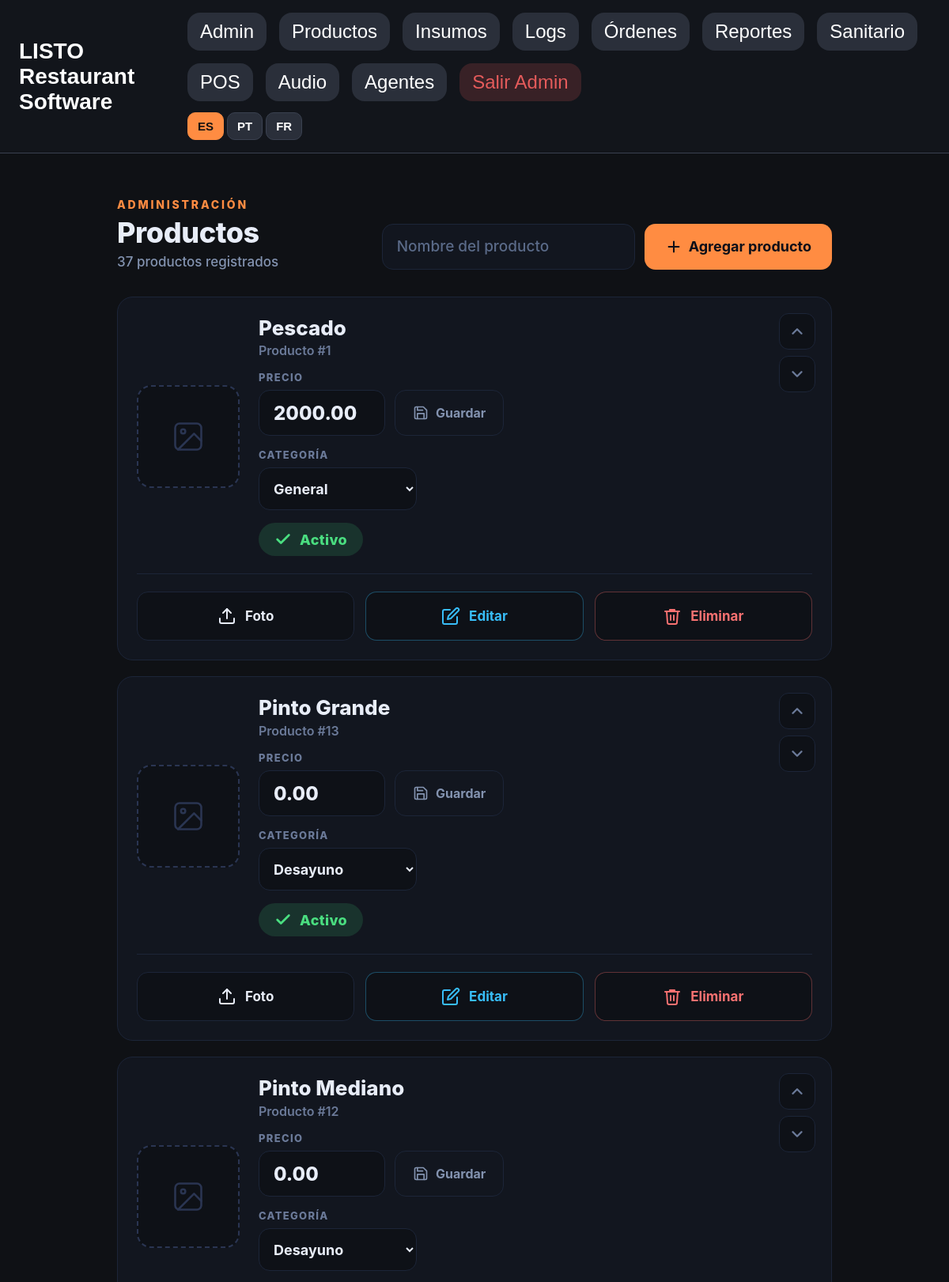
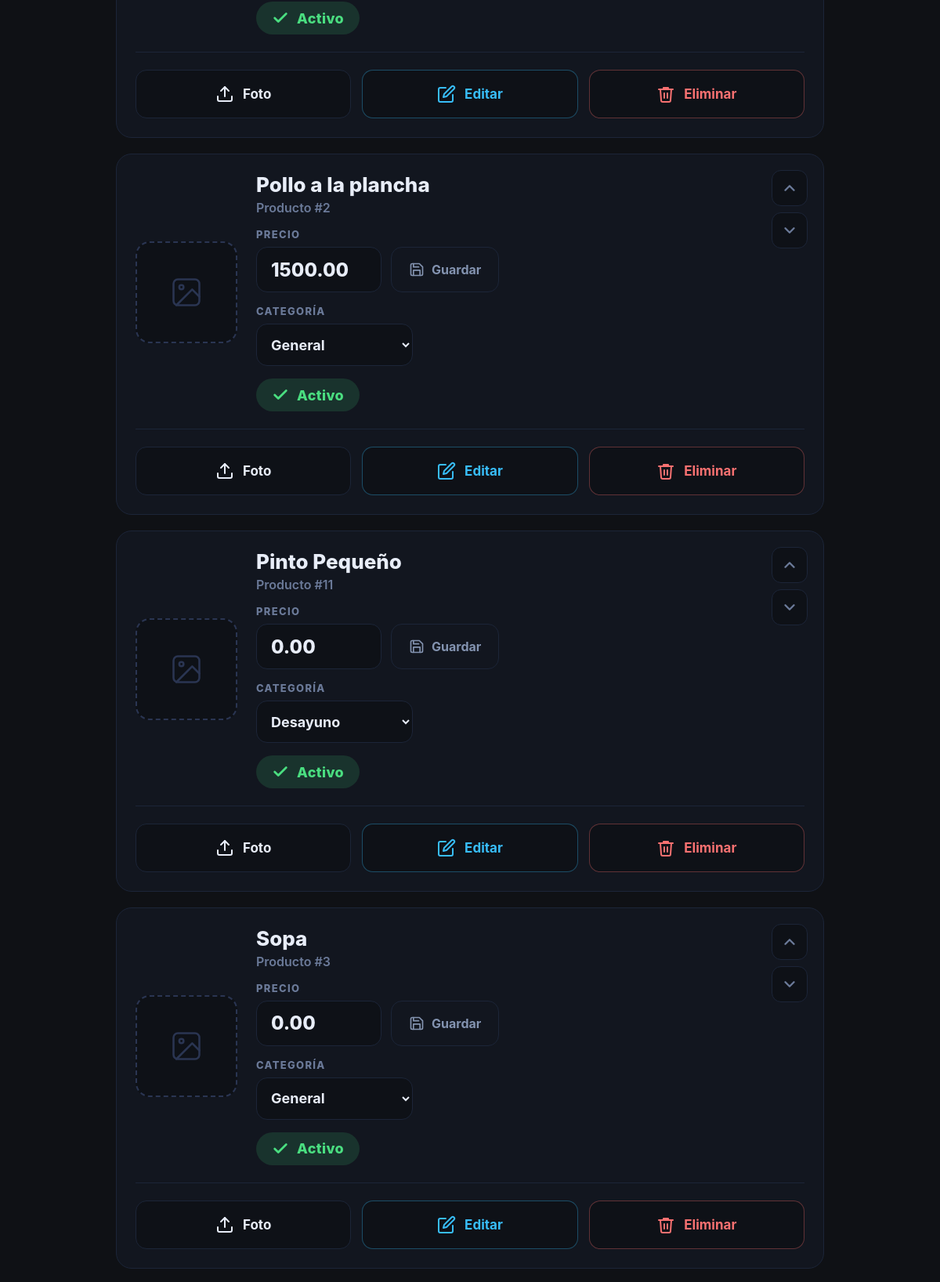
/admin/products (signed in, upper part), run on the app's committed database (2 pictures, top to bottom).
### app/models.py (models this page shows)
class Product(Base):
    __tablename__ = "products"
    id: Mapped[int] = mapped_column(Integer, primary_key=True, index=True)
    name: Mapped[str] = mapped_column(String(200), unique=True, nullable=False)
    active: Mapped[bool] = mapped_column(Boolean, default=True)
    display_order: Mapped[int] = mapped_column(Integer, default=0)
    image_path: Mapped[str | None] = mapped_column(String(300), nullable=True)
    price: Mapped[float] = mapped_column(Float, default=0)
    category: Mapped[str] = mapped_column(String(40), default="General")
    created_at: Mapped[datetime] = mapped_column(DateTime, default=cr_now)

### app/routes/web.py (the view)
@router.get("/admin/products")
def admin_products(request: Request, db: Session = Depends(get_db)):
    if not require_admin(request):
        return RedirectResponse(url="/admin/login")
    products = db.query(Product).order_by(Product.display_order.asc(), Product.name.asc()).all()
    return templates.TemplateResponse("admin_products.html", {"request": request, "products": products, "categories": PRODUCT_CATEGORIES, "page_title": "Admin Products"})

### app/templates/admin_products.html (shortened to what this page needs)
{% extends 'base.html' %}
{% block content %}
<div class="ap-wrap">
  <div class="ap-header">
    <div class="ap-header-left">
      <div class="ap-eyebrow">{{ t('prod.eyebrow') }}</div>
      <h1>{{ t('adm.productos') }}</h1>
      <div class="ap-count">{{ products|length }} {{ t('prod.registrado') if products|length == 1 else t('prod.registrados') }}</div>
    </div>
    <form method="post" action="/admin/products" class="ap-add-form" id="addForm">
      <input class="ap-input" name="name" placeholder="{{ t('prod.nombre_ph') }}" required autocomplete="off" maxlength="200" />
      <button class="ap-btn ap-btn-primary" type="submit">
        <svg viewBox="0 0 24 24"><path d="M12 5v14M5 12h14"/></svg>
        {{ t('prod.agregar') }}
      </button>
    </form>
  </div>
  {% if products %}
  <div class="ap-list">
    {% for p in products %}
    <div class="ap-card">
      <div class="ap-reorder">
        <form method="post" action="/admin/products/{{ p.id }}/move">
          <button class="ap-order-btn" type="submit" title="{{ t('prod.subir') }}">
            <svg viewBox="0 0 24 24"><path d="M18 15l-6-6-6 6"/></svg>
          </button>
        </form>
        <form method="post" action="/admin/products/{{ p.id }}/move">
          <button class="ap-order-btn" type="submit" title="{{ t('prod.bajar') }}">
            <svg viewBox="0 0 24 24"><path d="M6 9l6 6 6-6"/></svg>
          </button>
        </form>
      </div>
      <div class="ap-card-main">
        {% if p.image_path %}
        <img src="{{ p.image_path }}" alt="{{ p.name }}" class="ap-photo">
        {% else %}
        <div class="ap-photo-placeholder">
          <svg viewBox="0 0 24 24"><rect x="3" y="3" width="18" height="18" rx="3"/><circle cx="8.5" cy="8.5" r="1.5"/><path d="M21 15l-5-5L5 21"/></svg>
        </div>
        {% endif %}
        <div class="ap-info">
          <div>
            <div class="ap-name">{{ p.name }}</div>
            <div class="ap-id-badge">{{ t('prod.producto') }} #{{ p.id }}</div>
          </div>
          <div>
            <div class="ap-price-label">{{ t('prod.precio') }}</div>
            <form method="post" action="/admin/products/{{ p.id }}/price" class="ap-price-form">
              <input type="number" step="0.01" min="0" name="price"
                     value="{{ '%.2f'|format(p.price or 0) }}"
                     class="ap-price-input" />
              <button class="ap-price-save" type="submit">
                <svg viewBox="0 0 24 24"><path d="M19 21H5a2 2 0 0 1-2-2V5a2 2 0 0 1 2-2h11l5 5v11a2 2 0 0 1-2 2z"/><polyline points="17 21 17 13 7 13 7 21"/><polyline points="7 3 7 8 15 8"/></svg>
                {{ t('common.guardar') }}
              </button>
            </form>
          </div>
          <div>
            <div class="ap-price-label">{{ t('prod.categoria') }}</div>
            <form method="post" action="/admin/products/{{ p.id }}/category">
              <select name="category" class="ap-cat-select" onchange="this.form.submit()">
                {% for c in categories %}
                <option value="{{ c }}" {{ 'selected' if (p.category or 'General') == c else '' }}>{{ c }}</option>
                {% endfor %}
              </select>
            </form>
          </div>
          <form method="post" action="/admin/products/{{ p.id }}/toggle">
            <button type="submit" class="ap-status {{ 'active' if p.active else 'inactive' }}"
                    title="{{ t('prod.clic_desactivar') if p.active else t('prod.clic_activar') }}">
              {% if p.active %}
              <svg viewBox="0 0 24 24"><polyline points="20 6 9 17 4 12"/></svg>
              {{ t('prod.activo') }}
              {% else %}
              <svg viewBox="0 0 24 24"><circle cx="12" cy="12" r="9"/><path d="M12 8v4M12 16h.01"/></svg>
              {{ t('prod.inactivo') }}
              {% endif %}
            </button>
          </form>
        </div>
      </div>
      <div class="ap-card-actions">
        <form method="post" action="/admin/products/{{ p.id }}/photo" enctype="multipart/form-data" class="ap-action-cell">
          <label class="ap-action-btn photo" title="{{ t('prod.subir_foto') }}">
            <svg viewBox="0 0 24 24"><path d="M21 15v4a2 2 0 0 1-2 2H5a2 2 0 0 1-2-2v-4"/><polyline points="17 8 12 3 7 8"/><line x1="12" y1="3" x2="12" y2="15"/></svg>
            {{ t('prod.foto') }}
          </label>
        </form>
        <button class="ap-action-btn edit ap-edit-btn"
                data-id="{{ p.id }}" data-name="{{ p.name }}"
                type="button">
          <svg viewBox="0 0 24 24"><path d="M11 4H4a2 2 0 0 0-2 2v14a2 2 0 0 0 2 2h14a2 2 0 0 0 2-2v-7"/><path d="M18.5 2.5a2.121 2.121 0 0 1 3 3L12 15l-4 1 1-4 9.5-9.5z"/></svg>
          {{ t('common.editar') }}
        </button>
        <button class="ap-action-btn danger ap-delete-btn"
                data-id="{{ p.id }}" data-name="{{ p.name }}"
                type="button">
          <svg viewBox="0 0 24 24"><polyline points="3 6 5 6 21 6"/><path d="M19 6l-1 14a2 2 0 0 1-2 2H8a2 2 0 0 1-2-2L5 6"/><path d="M10 11v6M14 11v6"/><path d="M9 6V4h6v2"/></svg>
          {{ t('common.eliminar') }}
        </button>
      </div>
    </div>
    {% endfor %}
  </div>
  {% else %}
  <div class="ap-empty">
    <svg viewBox="0 0 24 24"><rect x="3" y="3" width="18" height="18" rx="3"/><path d="M12 8v4M12 16h.01"/></svg>
    {{ t('prod.sin') }}
  </div>
  {% endif %}
</div>
{% endblock %}

### app/static/css/styles.css (style rules this page uses)
:root { --bg: #0f1115; --card: #1a1d24; --muted: #2a2f3a; --border: #3a4150; --text: #ffffff; --accent: #ff8c42; --blue: #4da3ff; --yellow: #ffd24d; --green: #4caf50; --gray: #6c757d; --red: #e45b5b; }
* { box-sizing: border-box; }
body { margin: 0; background: var(--bg); color: var(--text); font-family: Arial, sans-serif; }
button, a, label, select, input { touch-action: manipulation; }
h1, h2, h3, p, label, th, td, input, button, a, div, span { font-size: 24px; }
h1 { font-size: 38px; margin: 0 0 20px; }
html, body { max-width: 100%; overflow-x: hidden; }

### data on the page
Product: name "Pescado", t "Producto", id "1", t "PRECIO", price "2000.00", t "Guardar", t "CATEGORÍA", t "Activo", t "Foto", t "Editar", t "Eliminar"
Product: name "Pinto Grande", t "Producto", id "13", t "PRECIO", price "0.00", t "Guardar", t "CATEGORÍA", t "Activo", t "Foto", t "Editar", t "Eliminar"
Product: name "Pinto Mediano", t "Producto", id "12", t "PRECIO", price "0.00", t "Guardar", t "CATEGORÍA", t "Activo", t "Foto", t "Editar", t "Eliminar"
Product: name "Pollo a la plancha", t "Producto", id "2", t "PRECIO", price "1500.00", t "Guardar", t "CATEGORÍA", t "Activo", t "Foto", t "Editar", t "Eliminar"
Product: name "Pinto Pequeño", t "Producto", id "11", t "PRECIO", price "0.00", t "Guardar", t "CATEGORÍA", t "Activo", t "Foto", t "Editar", t "Eliminar"
Product: name "Sopa", t "Producto", id "3", t "PRECIO", price "0.00", t "Guardar", t "CATEGORÍA", t "Activo", t "Foto", t "Editar", t "Eliminar"

### other printed values
{{ i18n_labels[code] }} "ES" "PT" "FR"
{{ t('prod.eyebrow') }} "ADMINISTRACIÓN"
{{ t('adm.productos') }} "Productos"
{{ products|length }} "37"
{{ t('prod.agregar') }} "Agregar producto"
form field category "General"
form field category "Desayuno"
